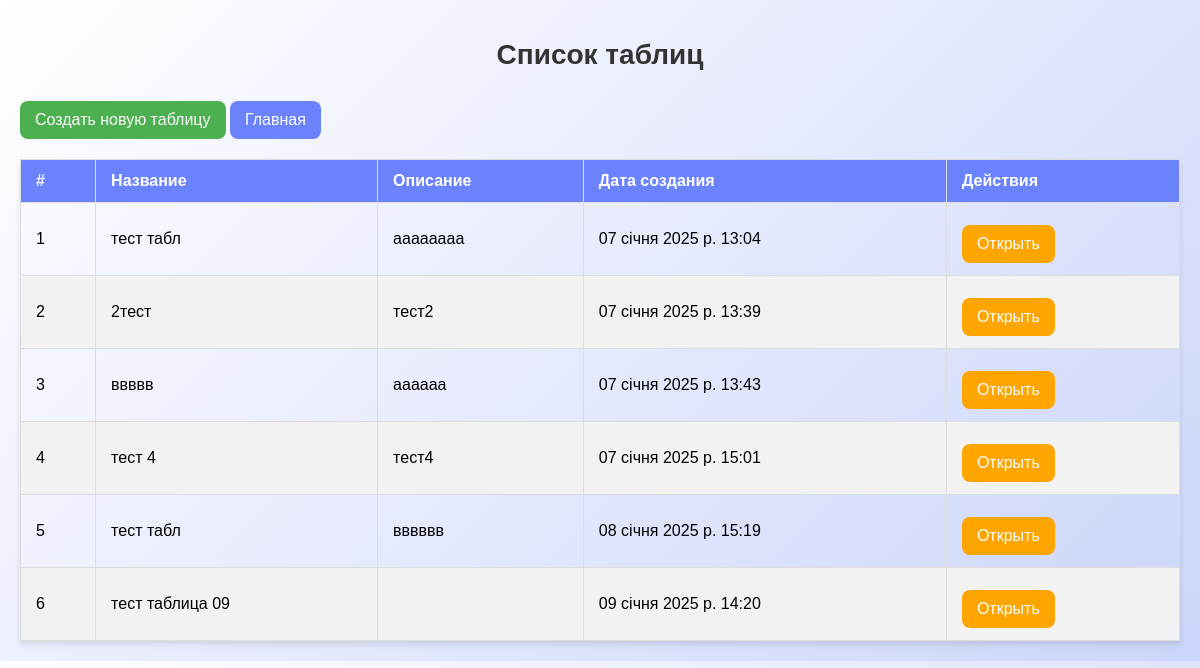
The page /clients/tables/ on the database its author committed.
### clients/models.py (models this page shows, shortened)
class CustomTable(models.Model):
    name = models.CharField(max_length=255)  # Название таблицы
    description = models.TextField(blank=True, null=True)
    created_at = models.DateTimeField(auto_now_add=True)  # Дата создания таблицы
    updated_at = models.DateTimeField(auto_now=True)  # Последнее обновление таблицы

### clients/views.py (the view)
# urls.py: path('tables/', views.custom_table_list, name='custom_table_list'),  # Список таблиц
def custom_table_list(request):
    tables = CustomTable.objects.all()
    return render(request, 'clients/table_list.html', {'tables': tables})  # Исправлен путь к шаблону

### clients/templates/clients/table_list.html (shortened to what this page needs)
{% load static %}
<!DOCTYPE html>
<html lang="en">
<head>
    <link rel="stylesheet" href="{% static 'css/clientlist.css' %}">
</head>
<body>
    <h1>Список таблиц</h1>
    <a href="{% url 'custom_table_create' %}" class="btn-add">Создать новую таблицу</a>
    <a href="{% url 'main_dashboard' %}" class="btn-main">Главная</a>
    <table>
        <thead>
            <tr>
                <th>#</th>
                <th>Название</th>
                <th>Описание</th>
                <th>Дата создания</th>
                <th>Действия</th>
            </tr>
        </thead>
        <tbody>
            {% for table in tables %}
            <tr>
                <td>{{ table.id }}</td>
                <td>{{ table.name }}</td>
                <td>{{ table.description }}</td>
                <td>{{ table.created_at }}</td>
                <td>
                    <a href="{% url 'custom_row_list' table.id %}" class="btn-edit">Открыть</a>
                </td>
            </tr>
            {% empty %}
            <tr>
                <td colspan="5">Нет созданных таблиц</td>
            </tr>
            {% endfor %}
        </tbody>
    </table>
</body>
</html>

### clients/static/css/clientlist.css (style rules this page uses)
body { font-family: 'Poppins', sans-serif; background: linear-gradient(135deg, #ffffff 0%, #ccd5fa 100%); margin: 0; padding: 20px; }
h1 { text-align: center; margin-bottom: 20px; color: #333; font-size: 28px; font-weight: 700; }
table { width: 100%; border-collapse: collapse; margin-top: 20px; box-shadow: 0 4px 6px rgba(0, 0, 0, 0.1); animation: fadeIn 0.5s ease-in-out; }
th, td { padding: 12px 15px; border: 1px solid #ddd; text-align: left; }
th { background-color: #6a82fb; color: white; font-weight: bold; }
tr:nth-child(even) { background-color: #f2f2f2; }
.btn-add, .btn-edit, .btn-delete, .btn-main { padding: 10px 15px; margin-top: 10px; border: none; border-radius: 8px; cursor: pointer; transition: all 0.3s ease; text-decoration: none; display: inline-block; font-weight: 500; }
.btn-add { background-color: #4caf50; color: white; }
.btn-edit { background-color: #ffa500; color: white; }
.btn-main { background-color: #6a82fb; color: white; }

### rows shown on the page
CustomTable: id "1", name "тест табл", description "аааааааа", created_at "07 січня 2025 р. 13:04"
CustomTable: id "2", name "2тест", description "тест2", created_at "07 січня 2025 р. 13:39"
CustomTable: id "3", name "ввввв", description "аааааа", created_at "07 січня 2025 р. 13:43"
CustomTable: id "4", name "тест 4", description "тест4", created_at "07 січня 2025 р. 15:01"
CustomTable: id "5", name "тест табл", description "вввввв", created_at "08 січня 2025 р. 15:19"
CustomTable: id "6", name "тест таблица 09", created_at "09 січня 2025 р. 14:20"
